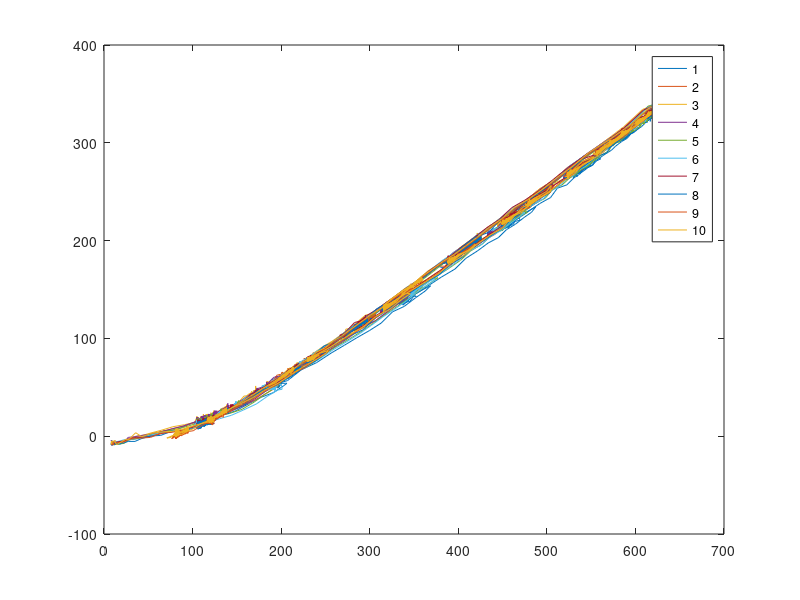

This chart was generated by the following MATLAB code:
% This script reads csv file and convert data into proper Pressure(kPa)and
% Force(N). 10mm Data. 
Data_10mm_13cm_Unkinked_Test1 = csvread('10mm_13cm_Unkinked_Test1.csv');
    Force_10mm_13cm_Unkinked_Test1_Wrong = Data_10mm_13cm_Unkinked_Test1(:,1);
    Force_10mm_13cm_Unkinked_Test1_A0=((Force_10mm_13cm_Unkinked_Test1_Wrong/4.45) +30.882)/1.6475; %convert back to Arduino Output
    Force_10mm_13cm_Unkinked_Test1_Offset = Force_10mm_13cm_Unkinked_Test1_A0 - min(Force_10mm_13cm_Unkinked_Test1_A0);
    Force_10mm_13cm_Unkinked_Test1 = (((Force_10mm_13cm_Unkinked_Test1_Offset)*0.1535)-1.963)*4.45; %corrected Force output (N)
    Pressure_10mm_13cm_Unkinked_Test1 =Data_10mm_13cm_Unkinked_Test1(:,2);
    Time_10mm_13cm_Unkinked_Test1 = Data_10mm_13cm_Unkinked_Test1(:,3);
Data_10mm_13cm_Unkinked_Test2 = csvread('10mm_13cm_Unkinked_Test2.csv');
    Force_10mm_13cm_Unkinked_Test2_Wrong = Data_10mm_13cm_Unkinked_Test2(:,1);
    Force_10mm_13cm_Unkinked_Test2_A0=((Force_10mm_13cm_Unkinked_Test2_Wrong/4.45) +30.882)/1.6475; %convert back to Arduino Output
    Force_10mm_13cm_Unkinked_Test2_Offset = Force_10mm_13cm_Unkinked_Test2_A0 - min(Force_10mm_13cm_Unkinked_Test2_A0);
    Force_10mm_13cm_Unkinked_Test2 = (((Force_10mm_13cm_Unkinked_Test2_Offset)*0.1535)-1.963)*4.45; %corrected Force output (N)
    Pressure_10mm_13cm_Unkinked_Test2 =Data_10mm_13cm_Unkinked_Test2(:,2);
    Time_10mm_13cm_Unkinked_Test2 = Data_10mm_13cm_Unkinked_Test2(:,3);
Data_10mm_13cm_Unkinked_Test3 = csvread('10mm_13cm_Unkinked_Test3.csv');
    Force_10mm_13cm_Unkinked_Test3_Wrong = Data_10mm_13cm_Unkinked_Test3(:,1);
    Force_10mm_13cm_Unkinked_Test3_A0=((Force_10mm_13cm_Unkinked_Test3_Wrong/4.45) +30.882)/1.6475; %convert back to Arduino Output
    Force_10mm_13cm_Unkinked_Test3_Offset = Force_10mm_13cm_Unkinked_Test3_A0 - min(Force_10mm_13cm_Unkinked_Test3_A0);
    Force_10mm_13cm_Unkinked_Test3 = (((Force_10mm_13cm_Unkinked_Test3_Offset)*0.1535)-1.963)*4.45; %corrected Force output (N)
    Pressure_10mm_13cm_Unkinked_Test3 =Data_10mm_13cm_Unkinked_Test3(:,2);
    Time_10mm_13cm_Unkinked_Test3 = Data_10mm_13cm_Unkinked_Test3(:,3)
    Force_10mm_13cm_Unkinked_Test3 = (((Force_10mm_13cm_Unkinked_Test3_Offset)*0.1535)-1.963)*4.45; %corrected Force output (N)
Data_10mm_13cm_Unkinked_Test4 = csvread('10mm_13cm_Unkinked_Test4.csv');
    Force_10mm_13cm_Unkinked_Test4_Wrong = Data_10mm_13cm_Unkinked_Test4(:,1);
    Force_10mm_13cm_Unkinked_Test4_A0=((Force_10mm_13cm_Unkinked_Test4_Wrong/4.45) +30.882)/1.6475; %convert back to Arduino Output
    Force_10mm_13cm_Unkinked_Test4_Offset = Force_10mm_13cm_Unkinked_Test4_A0 - min(Force_10mm_13cm_Unkinked_Test3_A0);
    Force_10mm_13cm_Unkinked_Test4 = (((Force_10mm_13cm_Unkinked_Test4_Offset)*0.1535)-1.963)*4.45; %corrected Force output (N)
    Pressure_10mm_13cm_Unkinked_Test4 =Data_10mm_13cm_Unkinked_Test4(:,2);
    Time_10mm_13cm_Unkinked_Test4 = Data_10mm_13cm_Unkinked_Test4(:,3)
    Force_10mm_13cm_Unkinked_Test4 = (((Force_10mm_13cm_Unkinked_Test4_Offset)*0.1535)-1.963)*4.45; %corrected Force output (N)
Data_10mm_13cm_Unkinked_Test5 = csvread('10mm_13cm_Unkinked_Test5.csv');
    Force_10mm_13cm_Unkinked_Test5_Wrong = Data_10mm_13cm_Unkinked_Test5(:,1);
    Force_10mm_13cm_Unkinked_Test5_A0=((Force_10mm_13cm_Unkinked_Test5_Wrong/4.45) +30.882)/1.6475; %convert back to Arduino Output
    Force_10mm_13cm_Unkinked_Test5_Offset = Force_10mm_13cm_Unkinked_Test5_A0 - min(Force_10mm_13cm_Unkinked_Test5_A0);
    Force_10mm_13cm_Unkinked_Test5 = (((Force_10mm_13cm_Unkinked_Test5_Offset)*0.1535)-1.963)*4.45; %corrected Force output (N)
    Pressure_10mm_13cm_Unkinked_Test5 =Data_10mm_13cm_Unkinked_Test5(:,2);
    Time_10mm_13cm_Unkinked_Test5 = Data_10mm_13cm_Unkinked_Test5(:,3)
    Force_10mm_13cm_Unkinked_Test5 = (((Force_10mm_13cm_Unkinked_Test5_Offset)*0.1535)-1.963)*4.45; %corrected Force output (N)
Data_10mm_13cm_Unkinked_Test6 = csvread('10mm_13cm_Unkinked_Test6.csv');
    Force_10mm_13cm_Unkinked_Test6_Wrong = Data_10mm_13cm_Unkinked_Test6(:,1);
    Force_10mm_13cm_Unkinked_Test6_A0=((Force_10mm_13cm_Unkinked_Test6_Wrong/4.45) +30.882)/1.6475; %convert back to Arduino Output
    Force_10mm_13cm_Unkinked_Test6_Offset = Force_10mm_13cm_Unkinked_Test6_A0 - min(Force_10mm_13cm_Unkinked_Test6_A0);
    Force_10mm_13cm_Unkinked_Test6 = (((Force_10mm_13cm_Unkinked_Test6_Offset)*0.1535)-1.963)*4.45; %corrected Force output (N)
    Pressure_10mm_13cm_Unkinked_Test6 =Data_10mm_13cm_Unkinked_Test6(:,2);
    Time_10mm_13cm_Unkinked_Test6 = Data_10mm_13cm_Unkinked_Test6(:,3)
    Force_10mm_13cm_Unkinked_Test6 = (((Force_10mm_13cm_Unkinked_Test6_Offset)*0.1535)-1.963)*4.45; %corrected Force output (N)
Data_10mm_13cm_Unkinked_Test7 = csvread('10mm_13cm_Unkinked_Test7.csv');
    Force_10mm_13cm_Unkinked_Test7_Wrong = Data_10mm_13cm_Unkinked_Test7(:,1);
    Force_10mm_13cm_Unkinked_Test7_A0=((Force_10mm_13cm_Unkinked_Test7_Wrong/4.45) +30.882)/1.6475; %convert back to Arduino Output
    Force_10mm_13cm_Unkinked_Test7_Offset = Force_10mm_13cm_Unkinked_Test7_A0 - min(Force_10mm_13cm_Unkinked_Test7_A0);
    Force_10mm_13cm_Unkinked_Test7 = (((Force_10mm_13cm_Unkinked_Test7_Offset)*0.1535)-1.963)*4.45; %corrected Force output (N)
    Pressure_10mm_13cm_Unkinked_Test7 =Data_10mm_13cm_Unkinked_Test7(:,2);
    Time_10mm_13cm_Unkinked_Test7 = Data_10mm_13cm_Unkinked_Test7(:,3)
    Force_10mm_13cm_Unkinked_Test7 = (((Force_10mm_13cm_Unkinked_Test7_Offset)*0.1535)-1.963)*4.45; %corrected Force output (N)
Data_10mm_13cm_Unkinked_Test8 = csvread('10mm_13cm_Unkinked_Test8.csv');
    Force_10mm_13cm_Unkinked_Test8_Wrong = Data_10mm_13cm_Unkinked_Test8(:,1);
    Force_10mm_13cm_Unkinked_Test8_A0=((Force_10mm_13cm_Unkinked_Test8_Wrong/4.45) +30.882)/1.6475; %convert back to Arduino Output
    Force_10mm_13cm_Unkinked_Test8_Offset = Force_10mm_13cm_Unkinked_Test8_A0 - min(Force_10mm_13cm_Unkinked_Test8_A0);
    Force_10mm_13cm_Unkinked_Test8 = (((Force_10mm_13cm_Unkinked_Test8_Offset)*0.1535)-1.963)*4.45; %corrected Force output (N)
    Pressure_10mm_13cm_Unkinked_Test8 =Data_10mm_13cm_Unkinked_Test8(:,2);
    Time_10mm_13cm_Unkinked_Test8 = Data_10mm_13cm_Unkinked_Test8(:,3)
    Force_10mm_13cm_Unkinked_Test8 = (((Force_10mm_13cm_Unkinked_Test8_Offset)*0.1535)-1.963)*4.45; %corrected Force output (N)
Data_10mm_13cm_Unkinked_Test9 = csvread('10mm_13cm_Unkinked_Test9.csv');
    Force_10mm_13cm_Unkinked_Test9_Wrong = Data_10mm_13cm_Unkinked_Test9(:,1);
    Force_10mm_13cm_Unkinked_Test9_A0=((Force_10mm_13cm_Unkinked_Test9_Wrong/4.45) +30.882)/1.6475; %convert back to Arduino Output
    Force_10mm_13cm_Unkinked_Test9_Offset = Force_10mm_13cm_Unkinked_Test9_A0 - min(Force_10mm_13cm_Unkinked_Test9_A0);
    Force_10mm_13cm_Unkinked_Test9 = (((Force_10mm_13cm_Unkinked_Test9_Offset)*0.1535)-1.963)*4.45; %corrected Force output (N)
    Pressure_10mm_13cm_Unkinked_Test9 =Data_10mm_13cm_Unkinked_Test9(:,2);
    Time_10mm_13cm_Unkinked_Test9 = Data_10mm_13cm_Unkinked_Test9(:,3)
    Force_10mm_13cm_Unkinked_Test9 = (((Force_10mm_13cm_Unkinked_Test9_Offset)*0.1535)-1.963)*4.45; %corrected Force output (N)
Data_10mm_13cm_Unkinked_Test10 = csvread('10mm_13cm_Unkinked_Test10.csv');
    Force_10mm_13cm_Unkinked_Test10_Wrong = Data_10mm_13cm_Unkinked_Test10(:,1);
    Force_10mm_13cm_Unkinked_Test10_A0=((Force_10mm_13cm_Unkinked_Test10_Wrong/4.45) +30.882)/1.6475; %convert back to Arduino Output
    Force_10mm_13cm_Unkinked_Test10_Offset = Force_10mm_13cm_Unkinked_Test10_A0 - min(Force_10mm_13cm_Unkinked_Test10_A0);
    Force_10mm_13cm_Unkinked_Test10 = (((Force_10mm_13cm_Unkinked_Test10_Offset)*0.1535)-1.963)*4.45; %corrected Force output (N)
    Pressure_10mm_13cm_Unkinked_Test10 =Data_10mm_13cm_Unkinked_Test10(:,2);
    Time_10mm_13cm_Unkinked_Test10 = Data_10mm_13cm_Unkinked_Test10(:,3)
    Force_10mm_13cm_Unkinked_Test10 = (((Force_10mm_13cm_Unkinked_Test10_Offset)*0.1535)-1.963)*4.45; %corrected Force output (N)/
%% Compare all valve switching dynamics
figure
    title('10mm 13cm Unkinked - Comparing valve switching dynamics')
    plot(Pressure_10mm_13cm_Unkinked_Test1,Force_10mm_13cm_Unkinked_Test1)
    hold on
    plot(Pressure_10mm_13cm_Unkinked_Test2,Force_10mm_13cm_Unkinked_Test2)
    plot(Pressure_10mm_13cm_Unkinked_Test3,Force_10mm_13cm_Unkinked_Test3)
    plot(Pressure_10mm_13cm_Unkinked_Test4,Force_10mm_13cm_Unkinked_Test4)
    plot(Pressure_10mm_13cm_Unkinked_Test5,Force_10mm_13cm_Unkinked_Test5)
    plot(Pressure_10mm_13cm_Unkinked_Test6,Force_10mm_13cm_Unkinked_Test6)
    plot(Pressure_10mm_13cm_Unkinked_Test7,Force_10mm_13cm_Unkinked_Test7)
    plot(Pressure_10mm_13cm_Unkinked_Test8,Force_10mm_13cm_Unkinked_Test8)
    plot(Pressure_10mm_13cm_Unkinked_Test9,Force_10mm_13cm_Unkinked_Test9)
    plot(Pressure_10mm_13cm_Unkinked_Test10,Force_10mm_13cm_Unkinked_Test10)
    hold off
    legend('1','2','3','4','5','6','7','8','9','10')





    
    